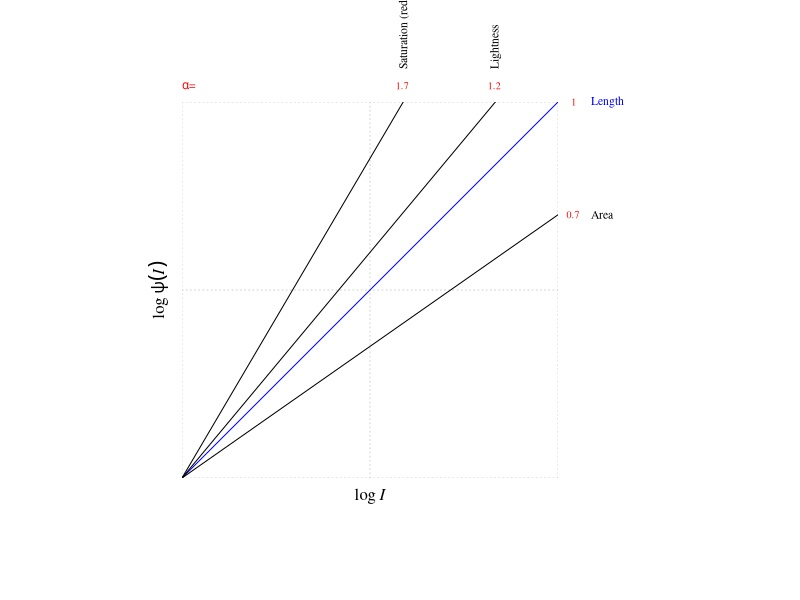

R code for this plot:
## ---- chunk 1
library(magrittr)
library(knitr)
library(kableExtra)
## ---- chunk 2
# data
stevens <- read.csv("../data/stevens.csv")
stevens$curve <- list(data="")
I.seq <- seq(1,100,.1)
psi.seq <- seq(1,100,.1)
k <- 1
for(i in 1:nrow(stevens)){
 stevens[i,]$curve$data <- data.frame(I=I.seq,psi=k*I.seq^stevens$exponent[i])
}

# subset
stevens.subset <- stevens[c(9,10,8,11),]

# plot
text.offset <- 50
exp.offset <- 22
par(mar=c(6, 1, 5, 4) + 0.1, pty="s", family="serif")
plot(1,1,xlim=range(I.seq),ylim=range(psi.seq), ann=FALSE, type="n", axes=F, log="xy", las=1, bty="n",xaxs="i",yaxs="i")
grid()
title(xlab=expression(paste("log ", italic(I))), ylab=expression(paste("log ", italic(psi(I)))), line=.5)
text(x=min(I.seq),y=max(psi.seq)+exp.offset,labels = expression(paste(alpha,"=")), xpd=T, adj=0, cex=.7, col="red")

for(i in 1:nrow(stevens.subset)){
  curve <- stevens.subset[i,]$curve$data
  exp <- stevens.subset[i,]$exponent
  rot <- 90*((exp>1))
  col <- if(exp==1){"blue"}else{"black"}
  offset <- if(exp==1){c()}
  
  text.x <- if(exp>1){curve[curve$psi>max(psi.seq),]$I[1]}else{max(I.seq)+text.offset}
  text.y <- if(exp>1){max(I.seq)+text.offset}else{max(curve$psi)}
  exp.x <- if(exp>1){curve[curve$psi>max(psi.seq),]$I[1]}else{max(I.seq)+exp.offset}
  exp.y <- if(exp>1){max(I.seq)+exp.offset}else{max(curve$psi)}
  label <- substitute(paste(c," (",s,"): ", alpha, " = ", e), 
                      list(c = as.character(stevens.subset[i,]$continuum), 
                           s = as.character(stevens.subset[i,]$condition),
                           e = stevens.subset[i,]$exponent))
  label.short <- substitute(paste(c), list(c = as.character(stevens.subset[i,]$descr)))
  lines(curve,type="l",col=col)
  text(x=text.x,y=text.y,labels=label.short,xpd=T,cex=.7,srt=rot, adj=0, srt=rot, col=col)
  text(x=exp.x,y=exp.y,labels = stevens.subset[i,]$exponent, adj=.6, xpd=T, cex=.6, col="red")
}
